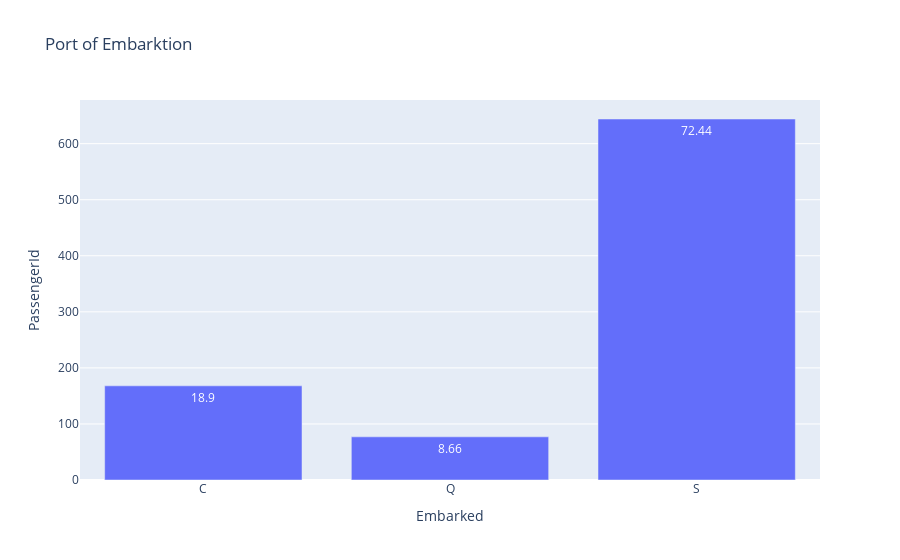

The cell this chart's notebook holds for it:
### Code cell
px.bar(data_frame=embarked_bar, x='Embarked', y='PassengerId', text=embarked_bar['persen'], title='Port of Embarktion')

### Figure 1 — Plotly figure (JSON) as saved in the notebook; plotly's stock layout.template omitted (floating-point values rounded to 4 significant figures)
{"data": [{"alignmentgroup": "True", "hovertemplate": "Embarked=%{x}<br>PassengerId=%{y}<br>persen=%{text}<extra></extra>", "legendgroup": "", "marker": {"color": "#636efa", "pattern": {"shape": ""}}, "name": "", "offsetgroup": "", "orientation": "v", "showlegend": false, "text": [18.9, 8.66, 72.44], "textposition": "auto", "type": "bar", "x": ["C", "Q", "S"], "xaxis": "x", "y": [168, 77, 644], "yaxis": "y"}], "layout": {"barmode": "relative", "legend": {"tracegroupgap": 0}, "title": {"text": "Port of Embarktion"}, "xaxis": {"anchor": "y", "domain": [0, 1], "title": {"text": "Embarked"}}, "yaxis": {"anchor": "x", "domain": [0, 1], "title": {"text": "PassengerId"}}}}
